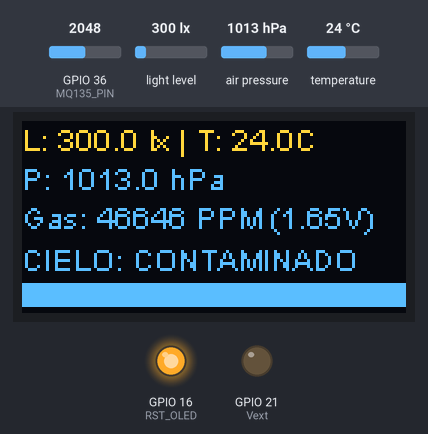
A sketch run on a simulated ESP32. Parts: 128×64 one-colour display, output pins drawn as LEDs (lit = HIGH). The inputs (shaded band) are chosen by the test bench; at power-on: GPIO 36 (MQ135_PIN) = 2048, light level 300 lx, air pressure 1013 hPa, temperature 24 °C. The OLED is the two-colour kind (top 16 rows yellow); no radio packets arrive unless stated; what the sketch prints to the serial monitor is not drawn.

Above: at 1.7 s.
1.8 s: GPIO 36 (MQ135_PIN) set to 1668
At 4.4 s:
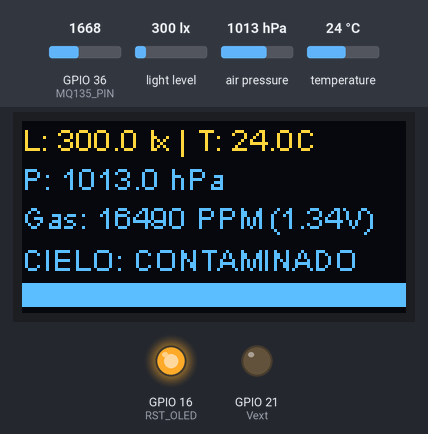
5.3 s: GPIO 36 (MQ135_PIN) set to 1544
At 7.6 s:
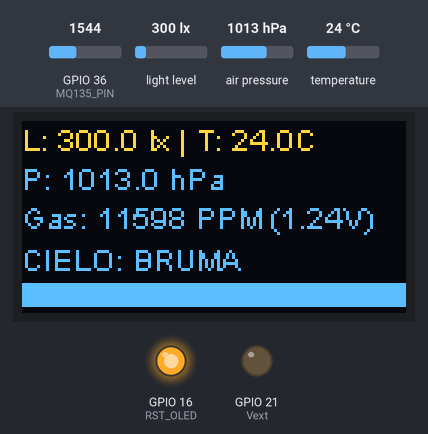
8.4 s: GPIO 36 (MQ135_PIN) set to 1019
At 10.8 s:
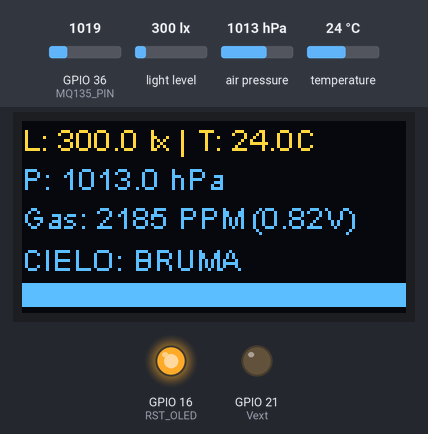
11.5 s: GPIO 36 (MQ135_PIN) set to 962
At 13.9 s:
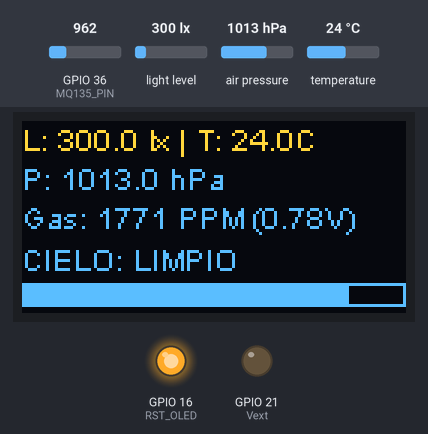
14.7 s: light level set to 40 lx
At 17.1 s:
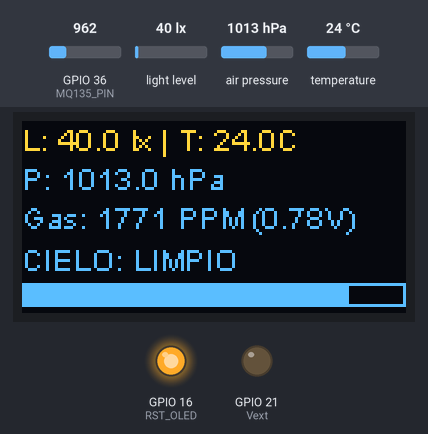
17.8 s: air pressure set to 952 hPa
At 20.2 s:
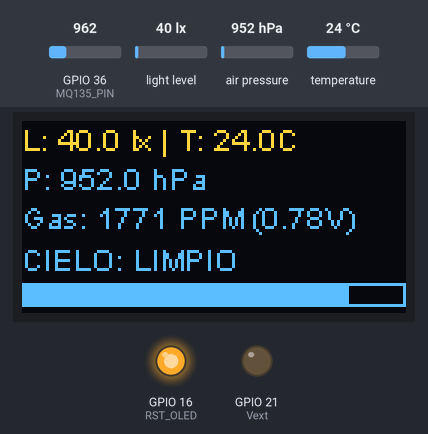
Timing chart, 0 to 21.7 s (numbered marks = the images above; inputs shaded):
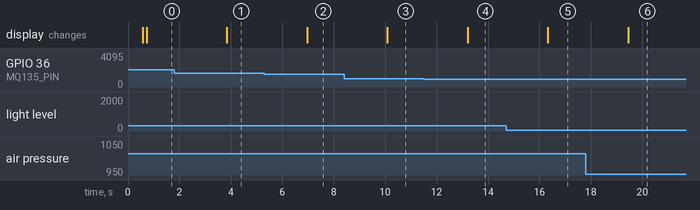

Measured:
- the behaviour switches between 1614 and 1613 on GPIO 36 (MQ135_PIN) (found by bisection; images 1 and 2)
- the behaviour switches between 993 and 992 on GPIO 36 (MQ135_PIN) (found by bisection; images 3 and 4)
- after the input at 1.8 s, the display: changes after 2.0 s (image 1)
- after the input at 5.3 s, the display: changes after 1.7 s (image 2)
- after the input at 8.4 s, the display: changes after 1.7 s (image 3)
- after the input at 11.5 s, the display: changes after 1.7 s (image 4)
- after the input at 14.7 s, the display: changes after 1.6 s (image 5)
- after the input at 17.8 s, the display: changes after 1.7 s (image 6)

The sketch:

TransmisorJSON.ino
```cpp
#include <SPI.h>
#include <LoRa.h>
#include <Wire.h>
#include "HT_SSD1306Wire.h"
#include <BH1750.h>
#include <Adafruit_BMP280.h>

// --- CONFIGURACIÓN FÍSICA HELTEC V2 ---
#define BAND    915E6
#define SCK     5
#define MISO    19
#define MOSI    27
#define SS      18
#define RST_LORA 14
#define DIO0    26

#define SDA_PIN 4
#define SCL_PIN 15
#define RST_OLED 16  // <- ESTE ES EL PIN CORRECTO PARA LA V2
#define Vext    21
#define MQ135_PIN 36

// Iniciamos la pantalla con el pin 16 para el Reset
SSD1306Wire  display(0x3c, 500000, SDA_PIN, SCL_PIN, GEOMETRY_128_64, RST_OLED);
BH1750 lightMeter;
Adafruit_BMP280 bmp;

float g_luz = 0, g_temp = 0, g_pres = 0, g_volt = 0, g_ppm = 0;
bool bmp_ok = false;

void setup() {
  Serial.begin(115200);

  // 1. ACTIVAR ENERGÍA FÍSICA (Vext)
  pinMode(Vext, OUTPUT);
  digitalWrite(Vext, LOW);
  delay(500);

  // 2. RESET FÍSICO DE LA PANTALLA
  pinMode(RST_OLED, OUTPUT);
  digitalWrite(RST_OLED, LOW);
  delay(50);
  digitalWrite(RST_OLED, HIGH);

  // 3. INICIAR PANTALLA
  display.init();
  display.flipScreenVertically();
  display.setFont(ArialMT_Plain_10);
  display.clear();
  display.drawString(0, 0, "SISTEMA INICIADO");
  display.display();

  // 4. INICIAR LORA
  SPI.begin(SCK, MISO, MOSI, SS);
  LoRa.setPins(SS, RST_LORA, DIO0);
  //
  if (!LoRa.begin(BAND)) {
    Serial.println("Error LoRa");
  }
  LoRa.setSyncWord(0x12);

  // 5. INICIAR SENSORES
  Wire.begin(SDA_PIN, SCL_PIN);
  lightMeter.begin(BH1750::CONTINUOUS_HIGH_RES_MODE);

  if (bmp.begin(0x76) || bmp.begin(0x77)) {
    bmp_ok = true;
    bmp.setSampling(Adafruit_BMP280::MODE_NORMAL, Adafruit_BMP280::SAMPLING_X2, Adafruit_BMP280::SAMPLING_X16, Adafruit_BMP280::FILTER_X16, Adafruit_BMP280::STANDBY_MS_500);
  }

  analogSetAttenuation(ADC_11db);
}

void loop() {
  // LECTURAS (Mantenemos tu lógica que ya funciona)
  float luz = lightMeter.readLightLevel();
  if (!isnan(luz) && luz >= 0) g_luz = luz;

  if (bmp_ok) {
    float t = bmp.readTemperature();
    float p = bmp.readPressure() / 100.0F;
    if (!isnan(t) && t != 0) { g_temp = t; g_pres = p; }
  }

  long suma = 0;
  for(int i = 0; i < 40; i++) { suma += analogRead(MQ135_PIN); delay(1); }
  g_volt = ((suma / 40.0) * 3.3) / 4095.0;

  float Rs = (3.3 - g_volt) / (g_volt > 0.1 ? g_volt : 0.1);
  g_ppm = 116.6 * pow((Rs / 8.70), -2.769);
  if (g_ppm < 400) g_ppm = 400;

  // PREPARAR JSON
  String paquete = "{\"luz\":" + String(g_luz, 4) +
                   ",\"temp\":" + String(g_temp, 2) +
                   ",\"pres\":" + String(g_pres, 2) +
                   ",\"volt\":" + String(g_volt, 2) +
                   ",\"ppm\":" + String(g_ppm, 0) + "}";

  // ENVIAR POR LORA
  LoRa.beginPacket();
  LoRa.print(paquete);
  LoRa.endPacket();

  // --- DIBUJAR EN OLED ---
  display.clear();
  display.setFont(ArialMT_Plain_10);

  // Fila 1: Luz y Clima
  display.drawString(0, 0, "L: " + String(g_luz, 1) + " lx | T: " + String(g_temp, 1) + "C");

  // Fila 2: Presión y Gas
  display.drawString(0, 13, "P: " + String(g_pres, 1) + " hPa");
  display.drawString(0, 26, "Gas: " + String((int)g_ppm) + " PPM (" + String(g_volt, 2) + "V)");

  // Fila 3: Estado de Skyglow
  String estado = (g_volt < 0.8) ? "CIELO: LIMPIO" : (g_volt < 1.3 ? "CIELO: BRUMA" : "CIELO: CONTAMINADO");
  display.drawString(0, 40, estado);

  // Fila 4: Barra de Progreso
  int anchoBarra = map(constrain((int)g_ppm, 400, 2000), 400, 2000, 0, 128);
  display.drawRect(0, 54, 128, 8);
  display.fillRect(0, 54, anchoBarra, 8);

  display.display();

  Serial.println(paquete);
  delay(3000);
}
```
